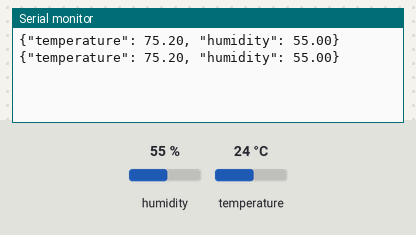
Simulated run of this sketch. Board: Arduino Uno, built with avr-gcc and run on an emulated ATmega328P. On the bench: the last lines printed to the serial monitor. The test bench sets the inputs (shaded band); at power-on: humidity 55 %, temperature 24 °C.

Above: at 2.8 s.
2.9 s: humidity set to 22 %
At 4.4 s:
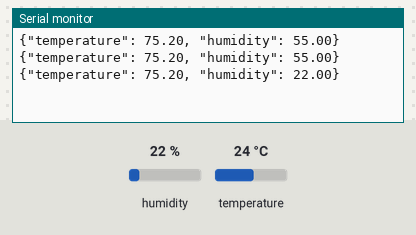
5.6 s: temperature set to 12 °C
At 6.8 s:
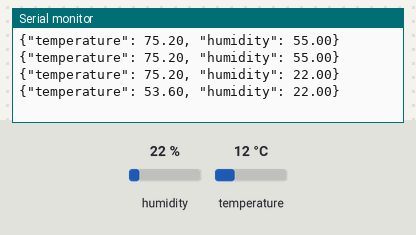
8.3 s: humidity set to 40 %
At 11.6 s:
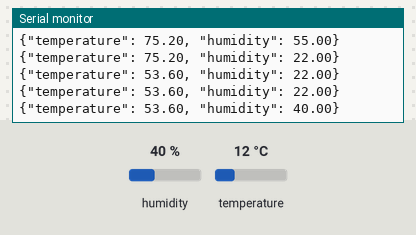
Timing chart, 0 to 13.1 s (numbered marks = the images above; inputs shaded):
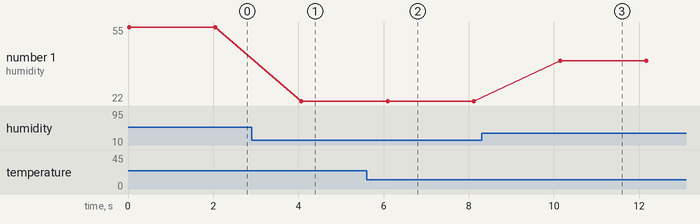

Measured:
- after the input at 2.9 s, the serial monitor: prints a new line after 1.2 s (image 1)
- after the input at 5.6 s, the serial monitor: prints a new line after 0.50 s (image 2)
- after the input at 8.3 s, the serial monitor: prints a new line after 1.8 s (image 3)
- plotted number 1: 55 → 22 after the input at 2.9 s, 22 → 40 after the input at 8.3 s

The sketch:

sensor1.ino
```cpp
#include <DHT.h>
#define DHTPIN 2      // Sensor data pin
#define DHTTYPE DHT11 // Sensor type
DHT dht(DHTPIN, DHTTYPE);

void setup() {
  Serial.begin(9600);
  dht.begin();
}

void loop() {
  float temp = dht.readTemperature(true);
  float hum = dht.readHumidity();

  if(isnan(temp) || isnan(hum)) {
    Serial.println("Sensor error");
    delay(2000);
    return;
  }

  Serial.print("{\"temperature\": ");
  Serial.print(temp);
  Serial.print(", \"humidity\": ");
  Serial.print(hum);
  Serial.println("}");
  delay(2000); // Delay 2 seconds
}
```
